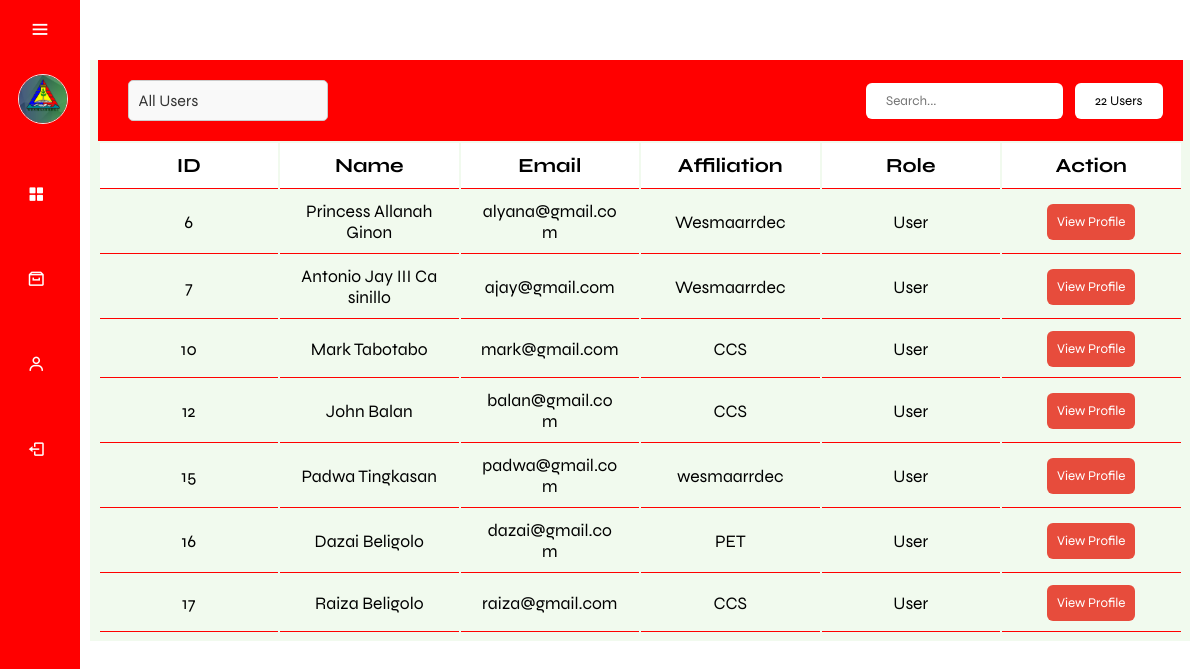
Page /admin/allUser.php (signed in) on the earlier database version.
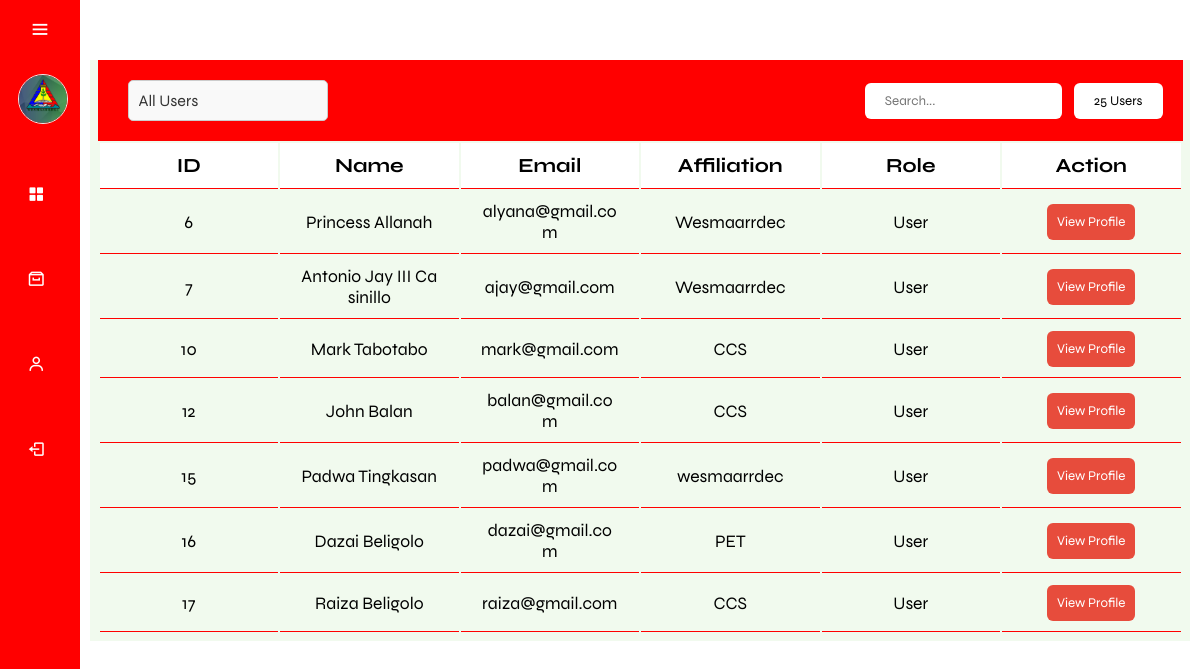
Same page on the later database version.
### tables this page shows
CREATE TABLE `user` (
  `UserID` int(15) NOT NULL,
  `LastName` varchar(50) NOT NULL,
  `FirstName` varchar(50) NOT NULL,
  `MI` varchar(2) NOT NULL,
  `Gender` varchar(50) NOT NULL,
  `Age` int(50) DEFAULT NULL,
  `Email` varchar(100) NOT NULL,
  `Password` varchar(255) NOT NULL,
  `ContactNo` varchar(15) NOT NULL,
  `Address` varchar(200) DEFAULT NULL,
  `Affiliation` varchar(50) NOT NULL,
  `Position` varchar(50) NOT NULL,
  `Image` varchar(250) DEFAULT NULL,
  `EducationalAttainment` varchar(200) DEFAULT NULL,
  `Role` varchar(50) NOT NULL
);

### admin/allUser.php (the view, shortened to what the changed rows need)
<?php
include('../function/F.allUser.php');
?>
<?php
$userQuery = $conn->query("
    SELECT
        UserID,
        LastName,
        FirstName,
        MI,
        Gender,
        Age,
        Email,
        Password,
        ContactNo,
        Address,
        Affiliation,
        Position,
        Image,
        EducationalAttainment,
        Role,
        'user' as userType
    FROM user
");
$allUsers = [];
while ($user = $userQuery->fetch_assoc()) {
    $allUsers[] = $user;
}
$adminQuery = $conn->query("
    SELECT
        AdminID as UserID,
        LastName,
        FirstName,
        MI,
        Gender,
        Email,
        Password,
        ContactNo,
        Address,
        Affiliation,
        Position,
        Image,
        Role,
        'admin' as userType
    FROM admin
");
$allAdmins = [];
while ($admin = $adminQuery->fetch_assoc()) {
    $allAdmins[] = $admin;
}
$allUsersAndAdmins = array_merge($allUsers, $allAdmins);
?>
<!DOCTYPE html>
<html lang="en">
<head>
    <link href='https://unpkg.com/boxicons@2.1.4/css/boxicons.min.css' rel='stylesheet'>
    <link rel="stylesheet" href="css/main.css">
</head>
<body>
    <div class="main-content">
        <div class="containerr">
            <div class="tables container">
                <div class="table_header">
                    <div>
                        <input class="tb_input" placeholder="Search..." oninput="filterTable()">
                        <button class="add_new"><?php echo count($allUsersAndAdmins); ?> Users</button>
                    </div>
                </div>
                <div class="table_section">
                    <table id="userTable" class="tb_eco">
                        <thead class="tb_head">
                            <tr>
                                <th>ID</th>
                                <th>Name</th>
                                <th>Email</th>
                                <th>Affiliation</th>
                                <th>Role</th>
                                <th>Action</th>
                            </tr>
                        </thead>
                        <tbody>
                            <?php foreach ($allUsersAndAdmins as $user): ?>
                                <?php if ($user['Role'] !== 'superadmin'): ?>
                                    <tr data-user-type="<?php echo $user['userType']; ?>">
                                        <td><?php echo $user['UserID']; ?></td>
                                        <td><?php echo $user['FirstName'] . ' ' . $user['LastName']; ?></td>
                                        <td><?php echo $user['Email']; ?></td>
                                        <td><?php echo $user['Affiliation']; ?></td>
                                        <td><?php echo $user['Role']; ?></td>
                                        <td>
                                            <button class="action-button" data-userid="<?php echo $user['UserID']; ?>"
                                                data-usertype="<?php echo $user['userType']; ?>"
                                                data-fullname="<?php echo $user['FirstName'] . ' ' . $user['LastName']; ?>"
                                                data-email="<?php echo $user['Email']; ?>"
                                                data-image="<?php echo $user['Image']; ?>"
                                                data-gender="<?php echo $user['Gender']; ?>"
                                                data-age="<?php echo $user['userType'] === 'admin' ? 'N/A' : $user['Age']; ?>"
                                                data-affiliation="<?php echo $user['Affiliation']; ?>"
                                                data-educationalattainment="<?php echo $user['userType'] === 'admin' ? 'N/A' : $user['EducationalAttainment']; ?>"
                                                data-contact="<?php echo $user['ContactNo']; ?>"
                                                data-position="<?php echo $user['Position']; ?>"
                                                data-role="<?php echo $user['Role']; ?>"
                                                onclick="showUserProfile(<?php echo $user['UserID']; ?>, '<?php echo $user['userType']; ?>')">View
                                                Profile</button>
                                        </td>
                                    </tr>
                                <?php endif; ?>
                            <?php endforeach; ?>
                        </tbody>
                    </table>
                </div>
            </div>
        </div>
    </div>
</body>
</html>

Differences in the rows shown:
changed user "alyana@gmail.com": FirstName "Princess Allanah" → "Princess"; LastName "Ginon" → "Allanah"
Other differences:
count($allUsersAndAdmins): "22" → "25"
